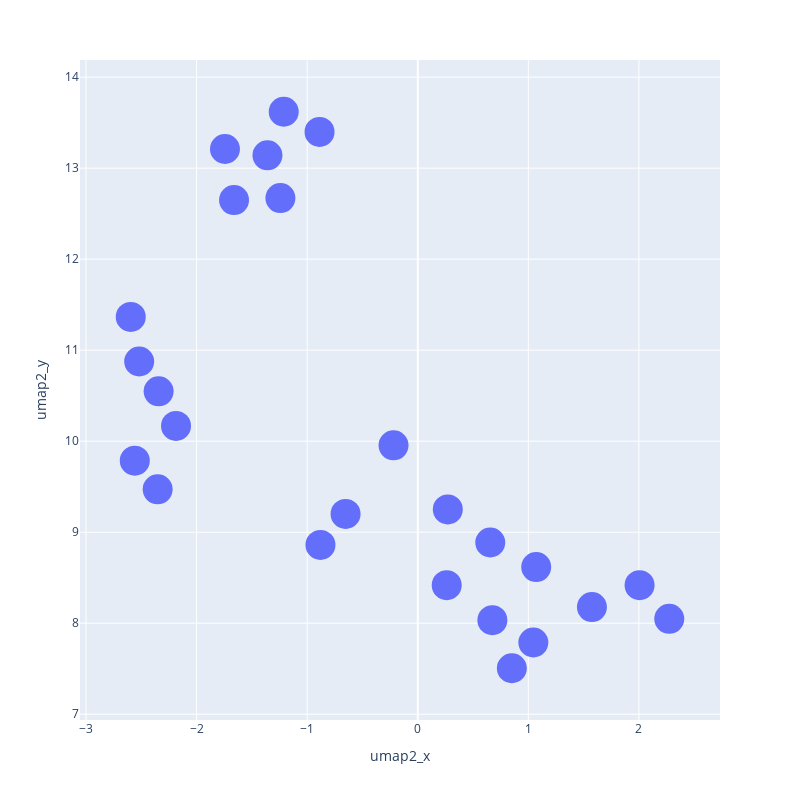

Write notebook code for a chart like this one.
### Markdown cell above
---

## 4.5 - Visualizing the embeddings for the model you chose

Now that you have visualized the first embedding using the `all-MiniLM-L6-v2` model, do it for the model you chose. Feel free to reuse code that is above, but be sure to write comments and notes explaining your process.

### Code cell
umap_model = umap.UMAP(n_components=2, n_neighbors=5, min_dist=0.1, metric="cosine")
embeddings = select_painter_bios["embeddings2"].tolist()
embedded_data_2d = umap_model.fit_transform(embeddings)
embedded_data_2d

select_painter_bios["umap2_x"] = embedded_data_2d[:, 0]
select_painter_bios["umap2_y"] = embedded_data_2d[:, 1]

# Create a scatter plot with Plotly
fig = px.scatter(
    select_painter_bios,
    x="umap2_x",
    y="umap2_y",
    hover_data=["painter_name"],
    width=800,
    height=800,
)

fig.update_traces(marker=dict(size=30))
# Show the plot
fig.show()

### Figure 1 — Plotly figure (JSON) as saved in the notebook; plotly's stock layout.template omitted (floating-point values rounded to 4 significant figures)
{"data": [{"customdata": [["Agnes Lawrence Pelton"], ["Agnes Martin"], ["Albrecht Dürer"], ["Alison Debenham"], ["Alison Geissler"], ["Alison Kinnaird"], ["Alison Watt (Scottish painter)"], ["Andy Warhol"], ["Caro Niederer"], ["Cecilia Beaux"], ["Cecily Brown"], ["Celia Fiennes (artist)"], ["Celia Frances Bedford"], ["Frida Kahlo"], ["Hokusai"], ["Joaquín Sorolla"], ["Johannes Vermeer"], ["Leonardo da Vinci"], ["Michelangelo"], ["Pablo Picasso"], ["Raphael"], ["Salvador Dalí"], ["Sandro Botticelli"], ["Titian"], ["Vincent van Gogh"]], "hovertemplate": "umap2_x=%{x}<br>umap2_y=%{y}<br>painter_name=%{customdata[0]}<extra></extra>", "legendgroup": "", "marker": {"color": "#636efa", "size": 30, "symbol": "circle"}, "mode": "markers", "name": "", "orientation": "v", "showlegend": false, "type": "scatter", "x": [0.6557, 1.071, -1.744, 2.006, -0.8799, -0.6528, 1.045, -2.343, 0.2618, 0.6748, 0.8508, 2.274, 1.575, 0.2717, -0.2191, -2.352, -2.596, -0.8883, -1.359, -2.186, -1.212, -2.559, -1.661, -1.242, -2.519], "xaxis": "x", "y": [8.887, 8.617, 13.21, 8.418, 8.861, 9.2, 7.788, 10.55, 8.418, 8.033, 7.505, 8.048, 8.177, 9.25, 9.955, 9.471, 11.36, 13.4, 13.14, 10.17, 13.62, 9.786, 12.65, 12.67, 10.88], "yaxis": "y"}], "layout": {"height": 800, "legend": {"tracegroupgap": 0}, "margin": {"t": 60}, "width": 800, "xaxis": {"anchor": "y", "domain": [0, 1], "title": {"text": "umap2_x"}}, "yaxis": {"anchor": "x", "domain": [0, 1], "title": {"text": "umap2_y"}}}}
